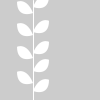
Frame 1 (no input)
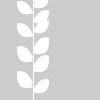
Frame 2 (the mouse pressed at the canvas centre, redrawn once)

The Processing sketch that drew these frames (run headless with seeded random() and noise(); the mouse was pressed at the canvas centre and the sketch redrawn once):

// Processing sketch: processing
// ── processing.pde
void setup(){
	size(100,100);
	smooth();
	noLoop();
}

void draw(){
	vine(33,9,16);
}

void vine(int x,int numLeaves,int leafSize){
	stroke(255);
	line(x,0,x,height);
	noStroke();
	int gap=height/numLeaves;
	int direction=1;
	for(int i=0;i<numLeaves;i++){
		int r=int(random(gap));
		leaf(x,gap*i+r,leafSize,direction);
		direction=-direction;
	}
}

void leaf(int x,int y,int size,int dir){
	pushMatrix();
	translate(x,y);
	scale(size);
	beginShape();
	vertex(1.0*dir,-0.7);
	bezierVertex(1.0*dir, -0.7, 0.4*dir, -1.0, 0.0, 0.0);
	bezierVertex(0.0,0.0,1.0*dir,0.4,1.0*dir,-0.7);
	endShape();
	popMatrix();
}
